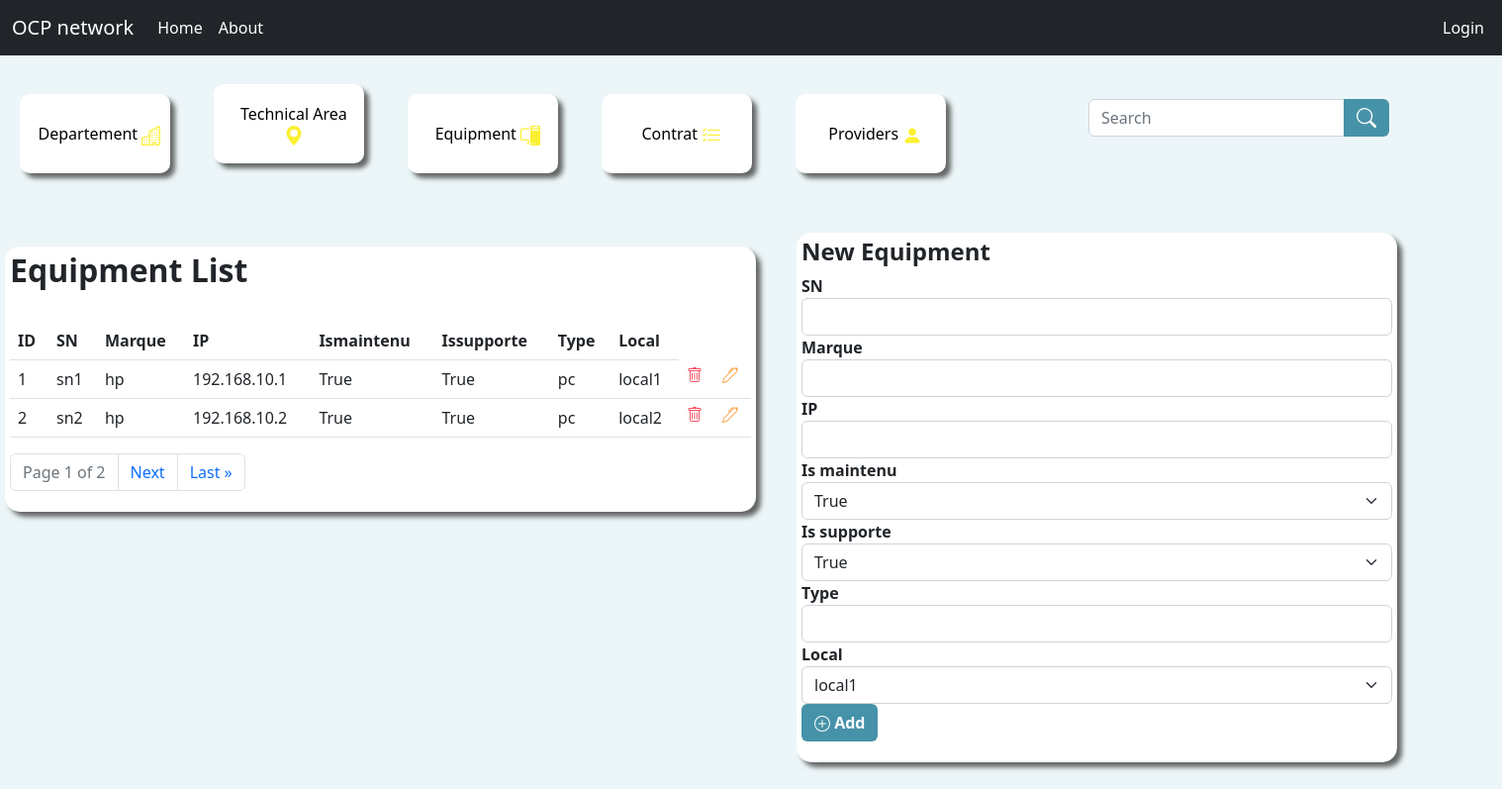
Screenshot of /myapp/equipmentview/ with the database file from the repository.
### myapp/models.py (models this page shows, shortened)
class Equipement(models.Model):
    sn = models.CharField(max_length=255)
    marque = models.CharField(max_length=255)
    ip = models.CharField(max_length=255)
    ismaintenu = models.BooleanField(default=False)
    issupporte = models.BooleanField(default=False)
    type = models.CharField(max_length=255)
    local = models.ForeignKey(Local, null=True, on_delete= models.SET_NULL)

class Local(models.Model):
    nameL = models.CharField(max_length=255)
    departement = models.ForeignKey(Departement, null=True, on_delete= models.SET_NULL)
    def __str__(self):
        return self.nameL

### myapp/views.py (the view)
# urls.py: path('equipmentview/', views.equipmentview, name='equipmentview'),
def equipmentview(request):
  myeqs = Equipement.objects.all().values()
  myareas = Local.objects.all().values()
  p = Paginator(Equipement.objects.all(),2)
  page = request.GET.get('page')
  eqs = p.get_page(page)
  template = loader.get_template('equipmentview.html')
  context = {
    'eqs': eqs,
    'myeqs': myeqs,
    'myareas': myareas,
  }
  return HttpResponse(template.render(context, request))

### myapp/templates/equipmentview.html (shortened to what this page needs)
<html>
    <head>
<link href="https://cdn.jsdelivr.net/npm/bootstrap@5.2.0/dist/css/bootstrap.min.css" rel="stylesheet">
    </head>
<body style="background-color: #ECF6F9 ;">
  <nav class="navbar navbar-expand-lg bg-dark">
    <div class="container-fluid">
      <a class="navbar-brand" href="/admin" style="color: white;">OCP network</a>
      <div class="collapse navbar-collapse" id="navbarSupportedContent">
        <ul class="navbar-nav me-auto mb-2 mb-lg-0">
          <li class="nav-item">
            <a class="nav-link active" aria-current="page" style="color: white;" href="#">Home</a>
          </li>
          <li class="nav-item">
            <a class="nav-link" style="color: white;" href="#">About</a>
          </li>
          {% if user.is_authenticated %}
          <li class="nav-item">
            <a class="nav-link " style=" color: white; left: 1450px; position: absolute;" href="{% url 'logout' %}">Logout</a>
          </li>
          {% else %}
          <li class="nav-item">
            <a class="nav-link " style=" color: white; left: 1450px; position: absolute;" href="{% url 'login' %}">Login</a>
          </li>
          {% endif %}
        </ul>
      </div>
    </div>
  </nav>
<br>
<button onclick="window.location='/myapp/departementview';" class="littlebtn">Departement     </button>
<button onclick="window.location='/myapp/areaview';" class="littlebtn">Technical Area     <svg xmlns="http://www.w3.org/2000/svg" width="20" height="20" fill="#FCF033" class="bi bi-geo-alt-fill" viewBox="0 0 16 16">
  <path d="M8 16s6-5.686 6-10A6 6 0 0 0 2 6c0 4.314 6 10 6 10zm0-7a3 3 0 1 1 0-6 3 3 0 0 1 0 6z"/>
</svg></button>
<button onclick="window.location='/myapp/equipmentview';" class="littlebtn">Equipment     </button>
<button  onclick="window.location='/myapp/contratview';"  class="littlebtn">Contrat    </button>
<button onclick="window.location='/myapp/providerview';"  class="littlebtn">Providers   <svg xmlns="http://www.w3.org/2000/svg" width="20" height="20" fill="#FCF033" class="bi bi-person-fill" viewBox="0 0 16 16">
  <path d="M3 14s-1 0-1-1 1-4 6-4 6 3 6 4-1 1-1 1H3zm5-6a3 3 0 1 0 0-6 3 3 0 0 0 0 6z"/>
</svg></button>   <form >
<div  class="input-group mb-3 search" >
  <input  class="form-control" type="search" placeholder="Search" aria-label="Search">
  <button class="btn" style="background-color: #4692A8 ; color: white;"  type="submit"></button></div>
</form>
<br><br>
<div class="cont">
<h2><b>Equipment List</b></h2>
<br>
<table class="table caption-top" style="border-radius: 10px;">
    <tr  >
        <td><b>ID</b></td>
        <td><b>SN</b></td>
        <td><b>Marque</b></td>
        <td><b>IP</b></td>
        <td><b>Ismaintenu</b></td>
        <td><b>Issupporte</b></td>
        <td><b>Type</b></td>
        <td><b>Local</b></td>
    </tr>
{% for x in eqs %}
<tr>
<td>{{ x.id }}</td>
<td>{{ x.sn }}</td>
<td>{{ x.marque }}</td>
<td>{{ x.ip }}</td>
<td>{{ x.ismaintenu }}</td>
<td>{{ x.issupporte }}</td>
<td>{{ x.type }}</td>
<td>{{ x.local }}</td>
<td><a href="deleteeq/{{ x.id }}"></a></td>
  <td><a href="updateeq/{{ x.id }}"></a></td>
</tr>
{% endfor %}
</table>
<nav aria-label="Page navigation example">
  <ul class="pagination">
<li class="page-item disabled"><a class="page-link" >Page {{ eqs.number }} of {{ eqs.paginator.num_pages }}</a></li>
  {% if eqs.has_next %}
  <li class="page-item"><a class="page-link" href="?page={{ eqs.next_page_number }}"> Next </a></li>
  <li class="page-item"><a class="page-link" href="?page={{ eqs.paginator.num_pages }}">Last  &raquo </a></li>
{% endif %}
</ul>
</nav>
</div>
<div class="cont sec">
  <form action="addrecordeq/" method="post">
    <h4><b>New Equipment</b></h4>
    <div class="mb-3">
    <label><b>SN</b></label>
    <input type="text" class="form-control" name="sn">
    <label><b>Marque</b></label>
    <input type="text" class="form-control" name="marque">
    <label><b>IP</b></label>
    <input type="text" class="form-control"  name="ip">
    <label><b>Is maintenu</b></label>
    <select name="ismaintenu" class="form-select">
      <option selected value="True">True</option>
    </select>
    <label><b>Is supporte</b></label>
    <select name="issupporte" class="form-select">
      <option selected value="True">True</option>
    </select>
    <label><b>Type</b></label>
    <input type="text" class="form-control"name="type">
    <label><b>Local</b></label>
    <select name="local"class="form-select" aria-label="Default select example">
      {% for x in myareas %}
      <option >{{ x.nameL }}</option>
      {% endfor %}
    </select>
    <button onclick="window.location='addeq';" class="btn" style="background-color: #4692A8 ; color: white;" type="submit"><b>  Add</b></button></div>
</form>
</div>
</body>
</html>

### myapp/templates/equipmentview.html (style rules this page uses)
.cont { background-color: white; margin: 5px 5px 5px 5px; padding: 5px 5px 5px 5px; border-radius: 15px; width: 50%; box-shadow: 5px 5px 5px #646666 ; }
.caption-top { border-radius: 10px; }
.littlebtn { background-color: white; margin: 5px 20px 5px 20px; padding: 5px 5px 5px 15px; border-radius: 10px; border-color: white; border: 0; width: 10%; height: 10%; font-weight: 500; box-shadow: 5px 5px 5px #646666 ; }
.search { position: absolute; width: 20%; left: 1100px; top: 100px; }
.sec { position: absolute; left: 800px; top: 230px; width: 40%; }

### rows the page displays
Equipement: id "1", sn "sn1", marque "hp", ip "192.168.10.1", ismaintenu "True", issupporte "True", type "pc", local "local1"
Equipement: id "2", sn "sn2", marque "hp", ip "192.168.10.2", ismaintenu "True", issupporte "True", type "pc", local "local2"

### other values shown
{{ eqs.number }} "1"
{{ eqs.paginator.num_pages }} "2"
form field local "local1"
